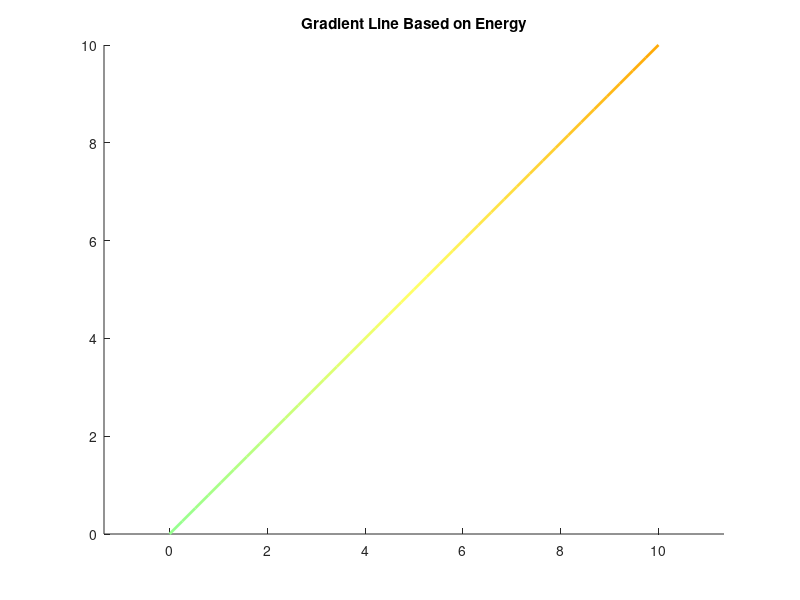

The MATLAB source for this figure:
% A点和B点的坐标
A = [0, 0];  % 假设 A 点坐标为 (0, 0)
B = [10, 10]; % 假设 B 点坐标为 (10, 10)

% Energy 在 A 和 B 的值
Energy_A = 0.8; % A 点的 Energy
Energy_B = 0.4; % B 点的 Energy

% 定义颜色渐变中的中介颜色
color = [
    0/255, 255/255, 0/255;      % 绿色
    144/255, 255/255, 144/255;  % 浅绿色
    255/255, 255/255, 102/255;  % 浅黄色
    255/255, 165/255, 0/255;    % 浅橙色
    139/255, 69/255, 19/255;    % 橙色
    255/255, 0/255, 0/255;      % 红色
];

% 将这些颜色插值为一个更细腻的渐变标尺
nColors = 100; % 定义渐变颜色的数量

% 使用 `linspace` 生成更细腻的颜色渐变
nSteps = size(color, 1) - 1; % 计算中间颜色的数量

% 为每对相邻的颜色生成渐变
colors = [];
for i = 1:nSteps
    % 对每对颜色进行线性插值
    colors = [colors; [linspace(color(i,1), color(i+1,1), nColors/nSteps)]', ...
                                   [linspace(color(i,2), color(i+1,2), nColors/nSteps)]', ...
                                   [linspace(color(i,3), color(i+1,3), nColors/nSteps)]'];
end

% 确保渐变色的数量为 nColors
colors = colors(1:nColors, :);

% Energy 的标尺是从 1 到 0
Energy_scale = linspace(1, 0, nColors); % Energy 从 1 到 0

% 计算 Energy_A 和 Energy_B 在标尺中的位置
[~, idx_A] = min(abs(Energy_scale - Energy_A));  % 找到 Energy_A 对应的颜色位置
[~, idx_B] = min(abs(Energy_scale - Energy_B));  % 找到 Energy_B 对应的颜色位置

num = idx_B-idx_A;

% 计算渐变直线的坐标
x = linspace(A(1), B(1), num);  % 100 个点的 x 坐标
y = linspace(A(2), B(2), num);  % 100 个点的 y 坐标

% 绘制渐变线
figure;
hold on;
for i = 1:length(x)-1
    % 使用 Energy 标尺的颜色
    plot(x(i:i+1), y(i:i+1), 'Color', colors(idx_A+i, :), 'LineWidth', 2);
end
hold off;

% 显示结果
axis equal;
title('Gradient Line Based on Energy');





